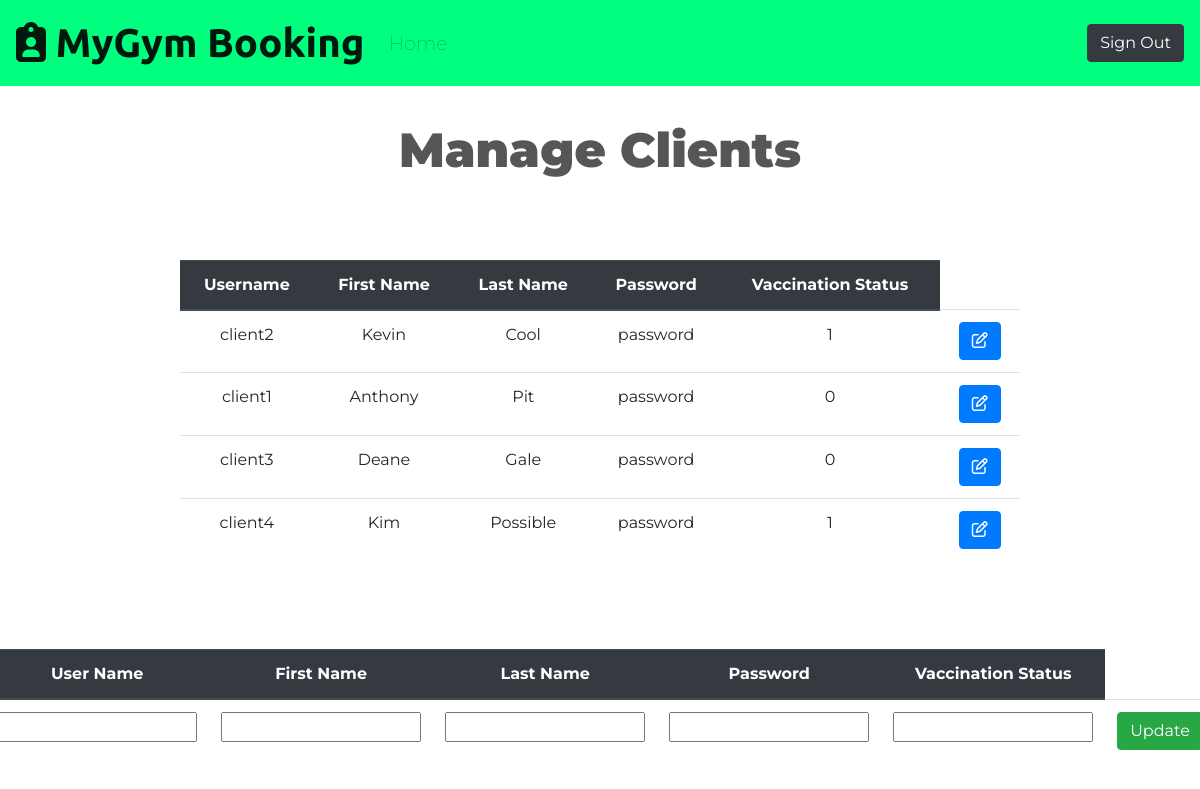
The app's page /manage-clients.php with its own data.
### tables this page shows
CREATE TABLE `account` (
  `Username` varchar(200) NOT NULL,
  `FirstName` varchar(200) NOT NULL,
  `LastName` varchar(20) NOT NULL,
  `Startdate` date NOT NULL DEFAULT current_timestamp(),
  `AccountType` int(5) NOT NULL,
  `VaccinationStatus` int(5) NOT NULL,
  `BirthDate` date NOT NULL,
  `Certification` varchar(200) DEFAULT NULL,
  `SSN` int(10) NOT NULL,
  `Password` varchar(200) NOT NULL
);

### manage-clients.php (the view, shortened to what this page needs)
<!DOCTYPE html>
<html lang="en" dir="ltr">
<?php
require 'config/db.php';
  $readQuery = "SELECT * FROM account WHERE AccountType = 0;";
  if (!$fetchedresult = mysqli_query($connection, $readQuery))
  {
    exit("An error occured while fetching the shifts");
  }
?>
<head>
  <link rel="stylesheet" href="https://cdn.jsdelivr.net/npm/bootstrap@4.6.1/dist/css/bootstrap.min.css">
  <link rel="stylesheet" href="css/styles.css">
</head>
<body>
  <section id="nav">
      <nav class="navbar navbar-expand-md navbar-light">
        <a class="navbar-brand" href="#">
          <i class="fa-solid fa-clipboard-user fa-1x"></i>
          MyGym Booking
        </a>
        <div class="collapse navbar-collapse" id="navbarNavAltMarkup">
          <div class="navbar-nav">
            <a class="nav-item nav-link" href="manager-home.php">Home</a>
          </div>
        </div>
        <div class="login">
            <a href="login.php" class="login btn btn-dark" type="button">Sign Out</a>
        </div>
      </nav>
  </section>
  <section id="about">
    <div class="welcome row">
      <div class="col">
        <h1>Manage Clients</h1>
      </div>
    </div>
    <div class="schedule row">
      <table class="table">
        <thead class="thead-dark">
          <tr>
            <th scope="col">Username</th>
            <th scope="col">First Name</th>
            <th scope="col">Last Name</th>
            <th scope="col">Password</th>
            <th scope="col">Vaccination Status</th>
          </tr>
        </thead>
        <tbody>
          <?php while($user = mysqli_fetch_assoc($fetchedresult)): ?>
          <tr>
            <td> <?php echo $user['Username']; ?></td>
            <td><?php echo $user['FirstName']; ?></td>
            <td><?php echo $user['LastName']; ?></td>
            <td> <?php echo $user['Password']; ?></td>
            <td> <?php echo $user['VaccinationStatus']?></td>
            <td> <a href = "<?php echo "manage-clients.php?Username=".$user['Username']."&FirstName=".$user['FirstName']."&LastName=".$user['LastName']."&Password=".$user['Password']."&VaccinationStatus=".$user['VaccinationStatus']; ?>" class="btn btn-primary" name="button"><i class="fa fa-edit"></i></a> </td>
          </tr>
          <?php endwhile;?>
        </tbody>
      </table>
    </div>
    <div class="schedule row">
      <table class="table">
          <thead class="thead-dark">
            <tr>
              <th scope="col">User Name</th>
              <th scope="col">First Name</th>
              <th scope="col">Last Name</th>
              <th scope="col">Password</th>
              <th scope="col">Vaccination Status</th>
            </tr>
          </thead>
          <tbody>
            <form>
              <tr>
                <td>
                    <input id = "insertUserName" type="text" name="Username" value = <?php echo isset($_GET['Username']) ? $_GET['Username'] : ""?>>
                </td>
                <td>
                  <input id = "insertFirstName" type="text" name="UpdateFirstName" value = <?php echo isset($_GET['FirstName']) ? $_GET['FirstName'] : ""?> >
                </td>
                <td>
                  <input id = "insertLastName" type="text" name="UpdateLastName" value = <?php echo isset($_GET['LastName']) ? $_GET['LastName'] : ""?> >
                </td>
                <td>
                  <input id = "insertPassword" type="text" name="UpdatePassword" value = <?php echo isset($_GET['Password']) ? $_GET['Password'] : ""?> >
                </td>
                <td>
                  <input id = "insertVaccinationStatus" type="int" name="UpdateVaccinationStatus" value = <?php echo isset($_GET['VaccinationStatus']) ? $_GET['VaccinationStatus'] : ""?>>
                </td>
                <td>
                  <input type="submit" class="btn btn-success" name="updateButton" value = "Update"></input>
                </td>
              </tr>
            </form>
          </tbody>
        </table>
    </div>
  </section>
</body>
</html>

### css/styles.css (style rules this page uses)
#nav { background-color: #00FF7F; color: white; }
.navbar-brand { font-family: 'Ubuntu', sans-serif; font-size: 2.5rem; font-weight: bold; }
.nav-link { font-size: 1.2rem; font-family:'Montserrat', sans-serif; font-weight: lighter; }
.nav-item { padding: 0 18px; color: #8f8f8f; }
.login { display:flex; justify-content: flex-end; }
.welcome, .schedule, .data-table { display: flex; text-align: center; padding: 3% 15%; justify-content: center; }
.row { margin:0; justify-content: center; }
body { font-family: 'Montserrat', sans-serif; font-weight: normal; color: #565656; }
h1 { font-family: 'Montserrat', sans-serif; font-weight: 900; font-size: 3.0rem; }

### records on screen
account: Username "client2", FirstName "Kevin", LastName "Cool", Password "password", VaccinationStatus "1"
account: Username "client1", FirstName "Anthony", LastName "Pit", Password "password", VaccinationStatus "0"
account: Username "client3", FirstName "Deane", LastName "Gale", Password "password", VaccinationStatus "0"
account: Username "client4", FirstName "Kim", LastName "Possible", Password "password", VaccinationStatus "1"
